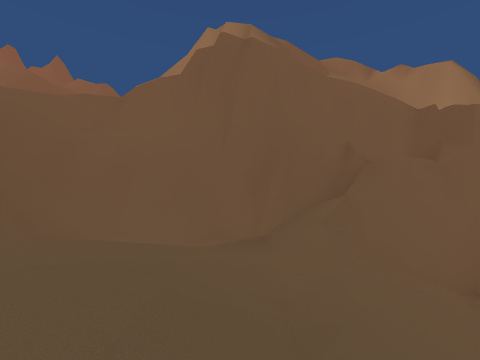
[1] (above)

16 first-person views from a walk through a Unity game level. The camera is 1.4 m above the floor, looks level and sees 90° across. The floor is counted in squares, 2 m on a side. Each view is taken from the middle of a square. On the plan, view 1 faces up. The plan holds only what a view shows up to about 9 squares ahead; the rest is blank. The place goes on beyond the plan. The player is left out.

[2]
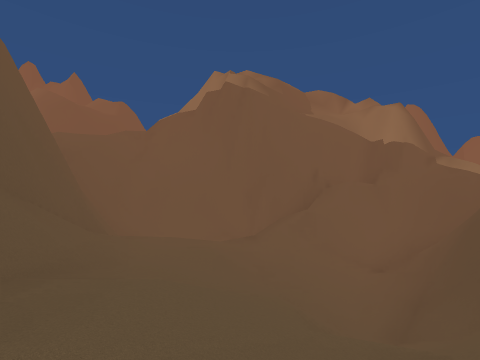

[3]
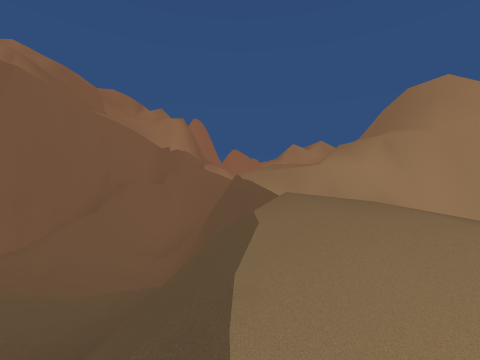

[4]
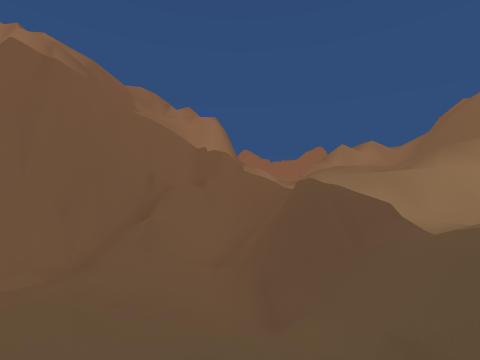

[5]
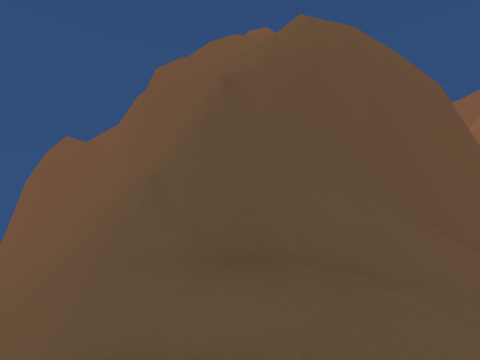

[6]
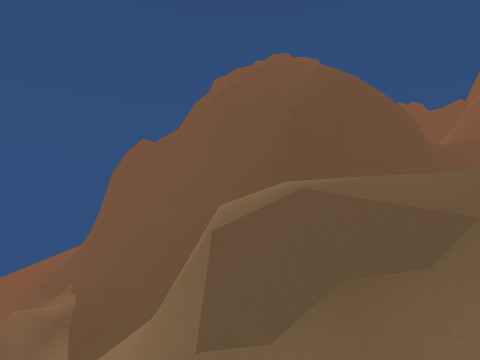

[7]
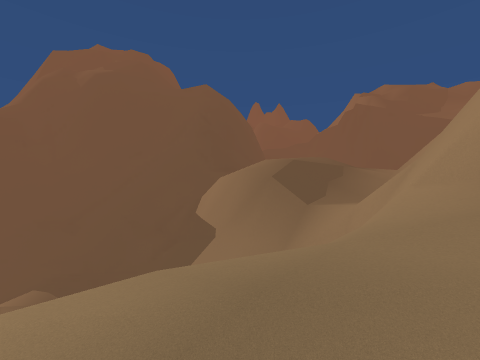

[8]
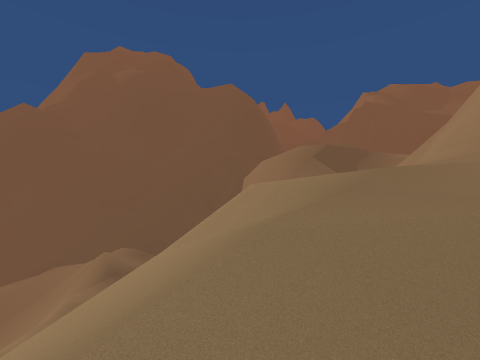

[9]
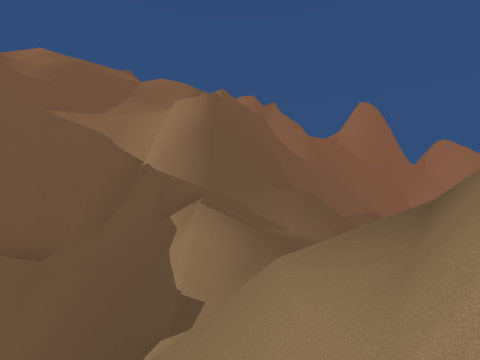

[10]
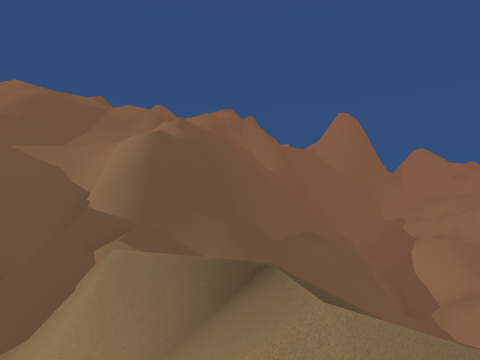

[11]
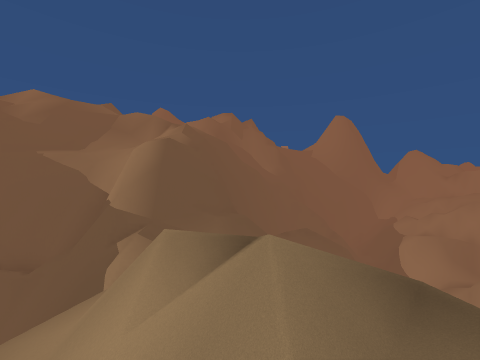

[12]
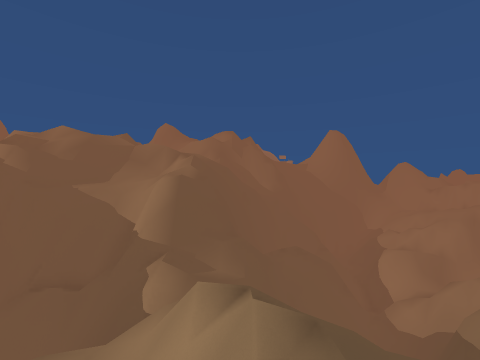

[13]
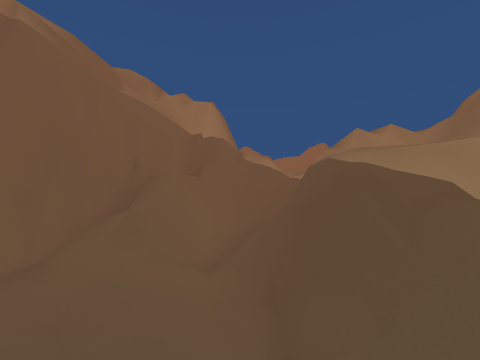

[14]
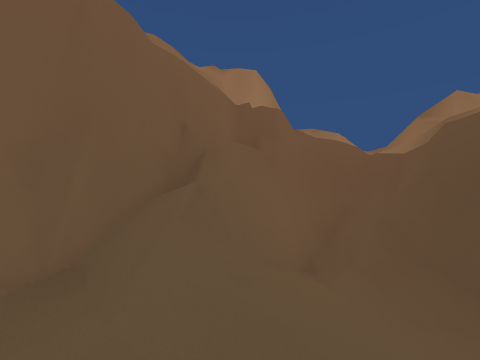

[15]
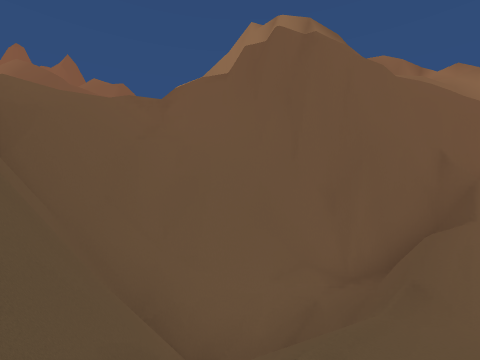

[16]
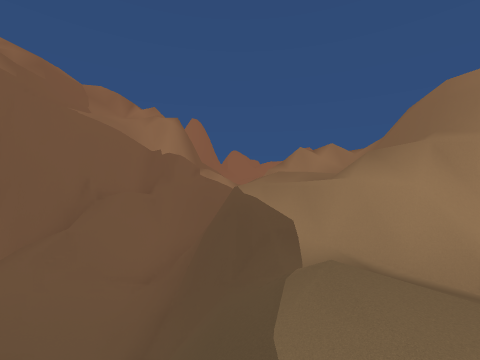

### Floor plan
Key: @ floor where view 1 was taken; # wall or solid block; x gap in a wall; . main floor; : floor 1.5 m higher than the main floor; - floor 1.5 m lower than the main floor; + floor 2.5 m higher than the main floor; _ floor 2.5 m lower than the main floor; * floor 3.25 m higher than the main floor; < floor 3.25 m lower than the main floor; % floor 4 m higher than the main floor; ( floor 4 m lower than the main floor; ! floor 4.75 m lower than the main floor; & floor 6.5 m higher than the main floor; / step, stairs or slope; = window, fence, low wall or low ledge; v drop or lower ground.
Columns run from 4 left of view 1 to 13 right of it. Each row starts with its distance up from view 1.
 10               ###
  9              ##/#
  8            ###=/
  7   ######  ###///
  6  ###_vv####vx//
  5  #v<-v####=##//
  4  #  =////=###=#
  3  #///-///###//#/
  2  #///-/_##////////
  1  #/.///##/*/ %//&/
  0  #//@/##//*/ ///
 -1  ##///=//////##/
 -2   #:////:=/==v//
 -3   #://+///#=//
 -4   #///+///#///
 -5  ##/////./#
 -6  ###vv#//##
 -7 ##////// //
 -8 ##////   /.
 -9 #/(/!    ./
-10 //////   ..
-11 ///##=   //
-12 ////     //

Where each view was taken, in squares from view 1:
view 1: 0 up, 0 right, facing up
view 2: 3 down, 0 right, facing up
view 3: 4 down, 0 right, facing up-right
view 4: 2 down, 1 left, facing up-right
view 5: 3 down, 1 right, facing left
view 6: 5 down, 5 right, facing left
view 7: 10 down, 6 right, facing up-left
view 8: 12 down, 6 right, facing up-left
view 9: 2 up, 9 right, facing up
view 10: 1 up, 11 right, facing up
view 11: 0 up, 11 right, facing up
view 12: 2 down, 11 right, facing up
view 13: 1 down, 0 right, facing up-right
view 14: 2 up, 0 right, facing up-right
view 15: 1 up, 2 left, facing up
view 16: 3 down, 1 right, facing up-right
